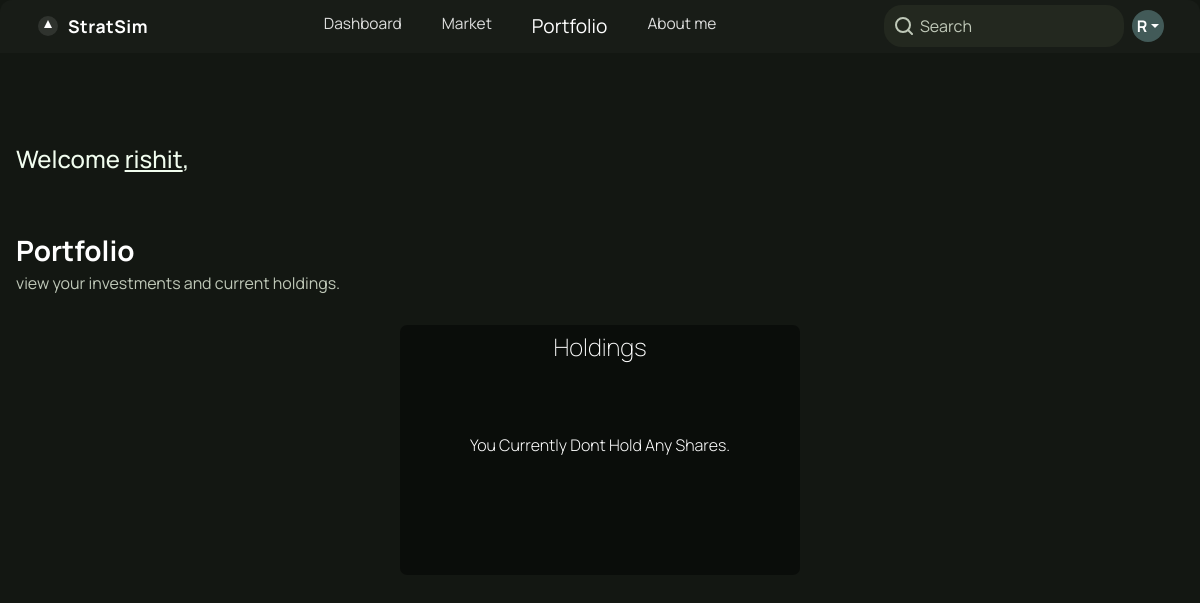
Before: /portfolio (signed in) with the older database file.
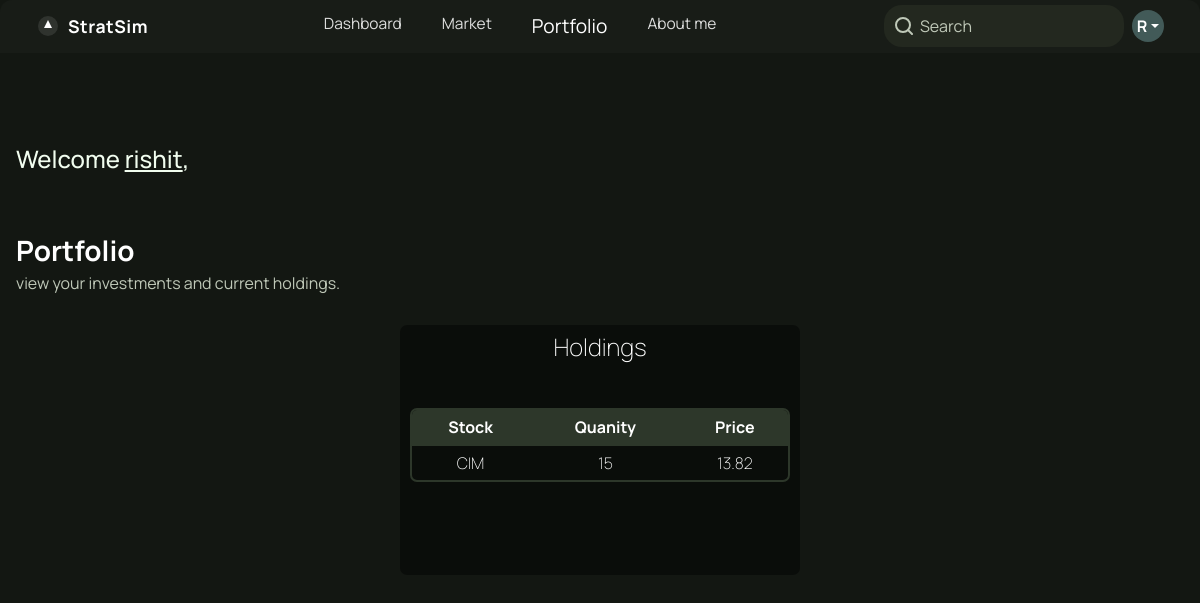
After: the same page with the newer database file.
### stocks/models.py (models this page shows, shortened)
class holding(models.Model):
    user = models.ForeignKey(User,on_delete=models.CASCADE)
    ticker = models.CharField(max_length=10)
    quantity = models.PositiveIntegerField()
    avg_buy_price = models.DecimalField(max_digits=10,decimal_places=2)
    current_price = models.DecimalField(max_digits=10, decimal_places=2,default=0)

### mainapp/views.py (the view)
# urls.py: path('portfolio',views.portfolio_view,name="portfolio"),
def portfolio_view(request):
    if request.user.is_authenticated:
        user = request.user
        holdings = holding.objects.filter(user=request.user)
        data = []
        if holdings.exists():
            for h in holdings:
                val = []
                val.append(h.ticker)
                val.append(h.quantity)
                val.append(h.current_price)
                data.append(val)
                print("holdings saved.")
            holding_available = True
        else:
            holding_available = False
        context = {"holdings":data,"holding_available":holding_available}
    return render(request,'portfolio.html',context)

### stocks/templatetags/custom_filters.py (called while the page is built)
@register.filter
def value_index(List, i):
    return List[int(i)]

### mainapp/templates/portfolio.html (shortened to what this page needs)
{% extends "layout.html" %}
{% load static %}
{% load custom_filters %}
{% block header %}
    <link rel="stylesheet" href="{% static 'mainapp/styles/portfolio.css' %}">
{% endblock header %}
{% block body %}
    <div class="portfolio-container">
        <div class="heading-container">
            <h4 class="heading">Welcome
                <span style="text-decoration:underline">{{request.user.username|lower}}</span>,
            </h4>
        </div>
        <div class="portfolio">
            <div class="portfolio-heading">
                <h3 class="heading">Portfolio</h3>
                <div class="subtext">view your investments and current holdings.</div>
            </div>
            <div class="card-holder">
                <div class="holding-card">
                    <div class="card-title">
                        <h4>
                            Holdings
                        </h4>
                    </div>
                    {% if holding_available %}
                    <div class="card-value">
                        <table>
                            <thead>
                                <tr>
                                    <th>Stock</th>
                                    <th>Quanity</th>
                                    <th>Price</th>
                                </tr>
                            </thead>
                            <tr>
                                {% for holding in holdings %}
                                <td>
                                {{holding|value_index:0}}
                                </td>
                                <td>
                                {{holding|value_index:1}}
                                </td>
                                <td>
                                {{holding|value_index:2}}
                                </td>
                                {% endfor %}
                            </tr>
                        </table>
                    </div>
                    {% else %}
                                <div class="card-value">
                                    <div class="text">
                                    You Currently Dont Hold Any Shares.
                                    </div>
                                </div>
                               {% endif %}
                </div>
            </div>
        </div>
    </div>
{% endblock body %}

Changed rows visible on the page:
added holding: ticker "CIM", quantity "15", holding "13.82"
Other visible differences:
text no longer shown: "You Currently Dont Hold Any Shares."
text now shown: "Stock Quanity Price"
